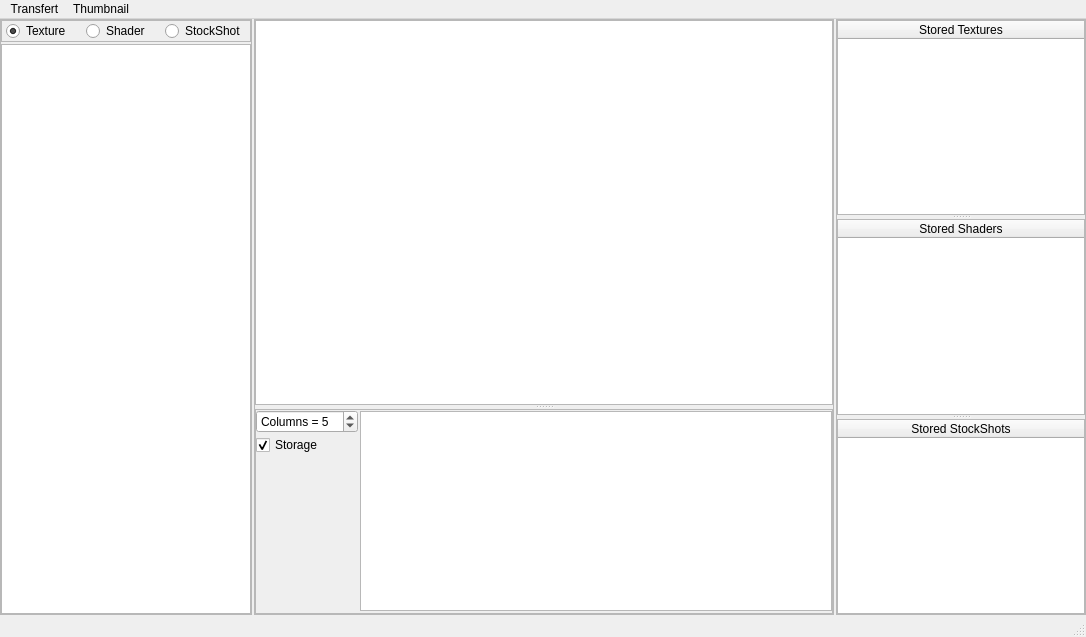
<?xml version="1.0" encoding="UTF-8"?>
<ui version="4.0">
 <class>factory</class>
 <widget class="QMainWindow" name="factory">
  <property name="geometry">
   <rect>
    <x>0</x>
    <y>0</y>
    <width>1086</width>
    <height>637</height>
   </rect>
  </property>
  <property name="windowTitle">
   <string>Factory</string>
  </property>
  <widget class="QWidget" name="centralwidget">
   <layout class="QGridLayout" name="gridLayout">
    <property name="margin">
     <number>0</number>
    </property>
    <property name="spacing">
     <number>2</number>
    </property>
    <item row="0" column="0">
     <widget class="QFrame" name="qfLeftZone">
      <property name="minimumSize">
       <size>
        <width>252</width>
        <height>0</height>
       </size>
      </property>
      <property name="maximumSize">
       <size>
        <width>252</width>
        <height>16777215</height>
       </size>
      </property>
      <property name="frameShape">
       <enum>QFrame::StyledPanel</enum>
      </property>
      <layout class="QVBoxLayout" name="vlLeftZone">
       <property name="spacing">
        <number>2</number>
       </property>
       <property name="margin">
        <number>0</number>
       </property>
       <item>
        <widget class="QFrame" name="qfSwitch">
         <property name="frameShape">
          <enum>QFrame::StyledPanel</enum>
         </property>
         <layout class="QHBoxLayout" name="hlSwitch">
          <property name="spacing">
           <number>0</number>
          </property>
          <property name="leftMargin">
           <number>4</number>
          </property>
          <property name="topMargin">
           <number>0</number>
          </property>
          <property name="rightMargin">
           <number>4</number>
          </property>
          <property name="bottomMargin">
           <number>0</number>
          </property>
          <item>
           <widget class="QRadioButton" name="rbTexture">
            <property name="text">
             <string>Texture</string>
            </property>
            <property name="checked">
             <bool>true</bool>
            </property>
            <attribute name="buttonGroup">
             <string notr="true">bgSwitch</string>
            </attribute>
           </widget>
          </item>
          <item>
           <widget class="QRadioButton" name="rbShader">
            <property name="text">
             <string>Shader</string>
            </property>
            <attribute name="buttonGroup">
             <string notr="true">bgSwitch</string>
            </attribute>
           </widget>
          </item>
          <item>
           <widget class="QRadioButton" name="rbStockShot">
            <property name="text">
             <string>StockShot</string>
            </property>
            <attribute name="buttonGroup">
             <string notr="true">bgSwitch</string>
            </attribute>
           </widget>
          </item>
         </layout>
        </widget>
       </item>
       <item>
        <widget class="QTreeWidget" name="twTree">
         <attribute name="headerVisible">
          <bool>false</bool>
         </attribute>
         <column>
          <property name="text">
           <string notr="true">1</string>
          </property>
         </column>
        </widget>
       </item>
      </layout>
     </widget>
    </item>
    <item row="0" column="2">
     <widget class="QFrame" name="qfRightZone">
      <property name="minimumSize">
       <size>
        <width>250</width>
        <height>0</height>
       </size>
      </property>
      <property name="maximumSize">
       <size>
        <width>250</width>
        <height>16777215</height>
       </size>
      </property>
      <property name="frameShape">
       <enum>QFrame::StyledPanel</enum>
      </property>
      <layout class="QVBoxLayout" name="vlRightZone">
       <property name="spacing">
        <number>2</number>
       </property>
       <property name="margin">
        <number>0</number>
       </property>
       <item>
        <widget class="QSplitter" name="splitter_2">
         <property name="orientation">
          <enum>Qt::Vertical</enum>
         </property>
         <widget class="QTreeWidget" name="twTexture">
          <property name="selectionMode">
           <enum>QAbstractItemView::NoSelection</enum>
          </property>
          <property name="indentation">
           <number>2</number>
          </property>
          <column>
           <property name="text">
            <string notr="true">Stored Textures</string>
           </property>
           <property name="textAlignment">
            <set>AlignHCenter|AlignVCenter|AlignCenter</set>
           </property>
          </column>
         </widget>
         <widget class="QTreeWidget" name="twShader">
          <property name="selectionMode">
           <enum>QAbstractItemView::NoSelection</enum>
          </property>
          <property name="indentation">
           <number>2</number>
          </property>
          <column>
           <property name="text">
            <string notr="true">Stored Shaders</string>
           </property>
           <property name="textAlignment">
            <set>AlignHCenter|AlignVCenter|AlignCenter</set>
           </property>
          </column>
         </widget>
         <widget class="QTreeWidget" name="twStockShot">
          <property name="selectionMode">
           <enum>QAbstractItemView::NoSelection</enum>
          </property>
          <property name="indentation">
           <number>2</number>
          </property>
          <column>
           <property name="text">
            <string notr="true">Stored StockShots</string>
           </property>
           <property name="textAlignment">
            <set>AlignHCenter|AlignVCenter|AlignCenter</set>
           </property>
          </column>
         </widget>
        </widget>
       </item>
      </layout>
     </widget>
    </item>
    <item row="0" column="1">
     <widget class="QSplitter" name="splitter">
      <property name="sizePolicy">
       <sizepolicy hsizetype="Expanding" vsizetype="Expanding">
        <horstretch>0</horstretch>
        <verstretch>0</verstretch>
       </sizepolicy>
      </property>
      <property name="frameShape">
       <enum>QFrame::StyledPanel</enum>
      </property>
      <property name="orientation">
       <enum>Qt::Vertical</enum>
      </property>
      <widget class="QTreeWidget" name="twThumbnail">
       <property name="selectionMode">
        <enum>QAbstractItemView::NoSelection</enum>
       </property>
       <property name="indentation">
        <number>0</number>
       </property>
       <property name="itemsExpandable">
        <bool>false</bool>
       </property>
       <property name="expandsOnDoubleClick">
        <bool>false</bool>
       </property>
       <property name="columnCount">
        <number>5</number>
       </property>
       <attribute name="headerVisible">
        <bool>false</bool>
       </attribute>
       <attribute name="headerStretchLastSection">
        <bool>false</bool>
       </attribute>
       <column>
        <property name="text">
         <string notr="true">1</string>
        </property>
       </column>
       <column>
        <property name="text">
         <string notr="true">2</string>
        </property>
       </column>
       <column>
        <property name="text">
         <string notr="true">3</string>
        </property>
       </column>
       <column>
        <property name="text">
         <string notr="true">4</string>
        </property>
       </column>
       <column>
        <property name="text">
         <string notr="true">5</string>
        </property>
       </column>
      </widget>
      <widget class="QFrame" name="qfInfo">
       <property name="maximumSize">
        <size>
         <width>16777215</width>
         <height>205</height>
        </size>
       </property>
       <property name="frameShape">
        <enum>QFrame::StyledPanel</enum>
       </property>
       <layout class="QHBoxLayout" name="horizontalLayout">
        <property name="spacing">
         <number>2</number>
        </property>
        <property name="margin">
         <number>0</number>
        </property>
        <item>
         <layout class="QVBoxLayout" name="verticalLayout">
          <item>
           <widget class="QSpinBox" name="sbColumns">
            <property name="prefix">
             <string>Columns = </string>
            </property>
            <property name="minimum">
             <number>1</number>
            </property>
            <property name="maximum">
             <number>20</number>
            </property>
            <property name="value">
             <number>5</number>
            </property>
           </widget>
          </item>
          <item>
           <widget class="QCheckBox" name="cbStorage">
            <property name="text">
             <string>Storage</string>
            </property>
            <property name="checked">
             <bool>true</bool>
            </property>
           </widget>
          </item>
          <item>
           <spacer name="verticalSpacer">
            <property name="orientation">
             <enum>Qt::Vertical</enum>
            </property>
            <property name="sizeHint" stdset="0">
             <size>
              <width>20</width>
              <height>40</height>
             </size>
            </property>
           </spacer>
          </item>
         </layout>
        </item>
        <item>
         <widget class="QTextEdit" name="teInfo">
          <property name="maximumSize">
           <size>
            <width>16777215</width>
            <height>200</height>
           </size>
          </property>
         </widget>
        </item>
       </layout>
      </widget>
     </widget>
    </item>
   </layout>
  </widget>
  <widget class="QMenuBar" name="menubar">
   <property name="geometry">
    <rect>
     <x>0</x>
     <y>0</y>
     <width>1086</width>
     <height>21</height>
    </rect>
   </property>
   <widget class="QMenu" name="mThumbnail">
    <property name="title">
     <string>Thumbnail</string>
    </property>
    <addaction name="miCreateSelPreviewFiles"/>
    <addaction name="miCreateAllPreviewFiles"/>
    <addaction name="separator"/>
    <addaction name="miCreateSelMovies"/>
    <addaction name="miCreateAllMovies"/>
   </widget>
   <widget class="QMenu" name="mTransfert">
    <property name="title">
     <string>Transfert</string>
    </property>
    <addaction name="miStoredTexture"/>
    <addaction name="miStoredShader"/>
    <addaction name="miStoredStockShot"/>
   </widget>
   <addaction name="mTransfert"/>
   <addaction name="mThumbnail"/>
  </widget>
  <widget class="QStatusBar" name="statusbar"/>
  <action name="miCreateSelIcons">
   <property name="text">
    <string>Create Selected Icons</string>
   </property>
  </action>
  <action name="miCreateAllIcons">
   <property name="text">
    <string>Create All Icons</string>
   </property>
  </action>
  <action name="miCreateSelPreviews">
   <property name="text">
    <string>Create Selected Previews</string>
   </property>
  </action>
  <action name="miCreateAllPreviews">
   <property name="text">
    <string>Create All Previews</string>
   </property>
  </action>
  <action name="miStoredTexture">
   <property name="text">
    <string>Stored Texture</string>
   </property>
  </action>
  <action name="miStoredShader">
   <property name="text">
    <string>Stored Shader</string>
   </property>
  </action>
  <action name="miStoredStockShot">
   <property name="text">
    <string>Stored StockShot</string>
   </property>
  </action>
  <action name="miCreateSelPreviewFiles">
   <property name="text">
    <string>Create Selected Preview Files</string>
   </property>
  </action>
  <action name="miCreateAllPreviewFiles">
   <property name="text">
    <string>Create All Preview Files</string>
   </property>
  </action>
  <action name="miCreateSelMovies">
   <property name="text">
    <string>Create Selected Movies</string>
   </property>
  </action>
  <action name="miCreateAllMovies">
   <property name="text">
    <string>Create All Movies</string>
   </property>
  </action>
 </widget>
 <resources/>
 <connections/>
 <buttongroups>
  <buttongroup name="bgSwitch"/>
 </buttongroups>
</ui>
